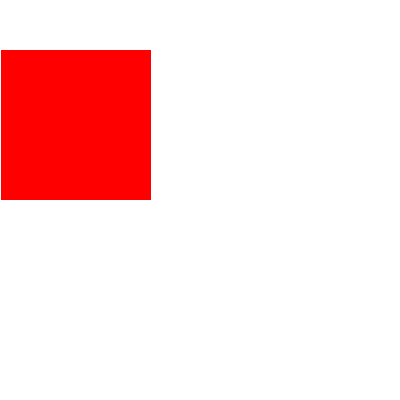
Frame 1 (no input)
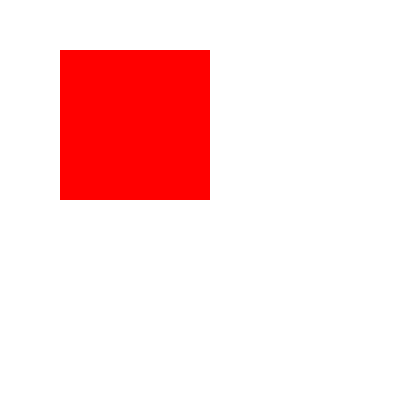
Frame 60 (the mouse pressed at the canvas centre just before this capture)
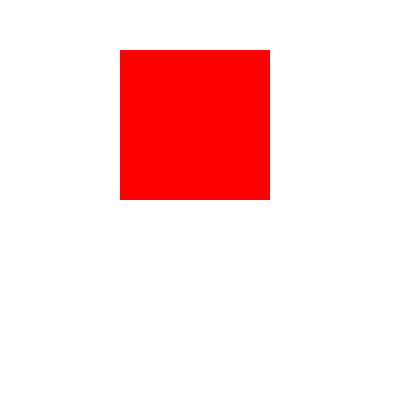
Frame 120 (the mouse held since frame 60 and released just before this capture)

The Processing sketch that drew these frames (run headless with seeded random() and noise(); from frame 60 on, the mouse is pressed at the canvas centre):

// Processing sketch: Moving_Square
// ── Moving_Square.pde
int x = 0;

void setup()
{
  size( 400, 400 );
  frameRate( 60 );
  noStroke();
}

void draw()
{
  background( 255 );
  x++;
  
  if( x >= 254 )
  {
    x = 0;
  }
  
  fill( 255, 0, 0 );
  rect( x, 50, 150, 150 );
}
